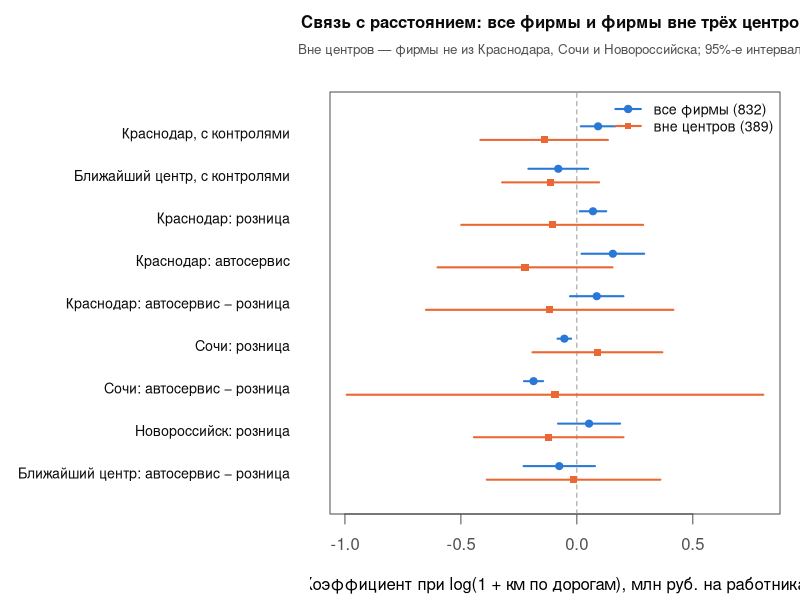

The R source for this figure:
# Регрессии только по фирмам ВНЕ центров (не в Краснодаре, Сочи и Новороссийске).
# Разность доходов и расходов на работника, млн руб.; Краснодарский край, 2023.
#
# Зачем: в полной выборке 443 из 832 фирм зарегистрированы в самих центрах, где
# расстояние равно 0. Тогда коэффициент при log(1 + км) во многом сравнивает
# «центр против остальных», а не показывает, как результат меняется по мере
# удаления. Здесь центры исключены, и связь оценивается только по изменению
# расстояния между нецентральными пунктами. Для сравнения та же связь оценивается
# на полной выборке с индикаторами центров: они «забирают» скачок между центром
# и периферией, и коэффициент расстояния тоже опирается только на нецентральные пункты.
#
# Спецификации, зависимая переменная и кластерные ошибки — как в
# scripts/regression_profit_road.R; каждая модель — с прямым и дорожным расстоянием.
#
# Запуск из корня проекта (нужен только базовый R):
#   source("scripts/regression_profit_noncenter.R")
#
# Результаты (results/):
#   profit_noncenter_sample.csv       — выборки, число фирм и пунктов
#   profit_noncenter_coefficients.csv — все коэффициенты, кластерные ошибки, 95%-е интервалы, p
#   profit_noncenter_summary.csv      — N, число кластеров, R², исключённая фирма
#   profit_noncenter_centers.csv      — коэффициент расстояния для розницы, автосервиса и их разница
#   profit_noncenter_comparison.csv   — полная выборка и выборка вне центров рядом
# и график figures/11_noncenter_vs_full.png.

d0 <- read.csv('data/krasnodar_2023_regression.csv', stringsAsFactors = FALSE)
d0$profit_per_worker <- (d0$revenue - d0$expenditure) / d0$employees_count / 1e6
centers <- c('krasnodar', 'sochi', 'novorossiysk', 'nearest')
types <- c(straight = 'dist', road = 'road')


# ---- 1. Выборки ---------------------------------------------

vars <- c('profit_per_worker', paste0('ln_dist_', centers), paste0('ln_road_', centers),
          'auto', 'small', 'ln_settl_pop', 'settlement_id')
d <- d0[complete.cases(d0[vars]) & is.finite(d0$ln_settl_pop), ]   # общая выборка, как в дорожных моделях
stopifnot(!anyDuplicated(d$tin), all(d$employees_count > 0))

# Индикаторы регистрации в самом центре (расстояние 0 и по прямой, и по дорогам)
d$in_krasnodar    <- as.integer(d$dist_krasnodar == 0)
d$in_sochi        <- as.integer(d$dist_sochi == 0)
d$in_novorossiysk <- as.integer(d$dist_novorossiysk == 0)
stopifnot(all(d$in_krasnodar + d$in_sochi + d$in_novorossiysk == as.integer(d$dist_nearest == 0)),
          all((d$road_nearest == 0) == (d$dist_nearest == 0)))

nc <- d[d$dist_nearest > 0, ]                                         # фирмы вне центров
q <- quantile(nc$profit_per_worker, c(.01, .99))                      # 1% хвостов — внутри этой выборки
nc_trimmed <- nc[nc$profit_per_worker >= q[1] & nc$profit_per_worker <= q[2], ]

n_settl <- function(x) length(unique(x$settlement_id))
sample_log <- data.frame(
  step = c('common_sample', 'excluded_in_krasnodar', 'excluded_in_sochi', 'excluded_in_novorossiysk',
           'noncenter_sample', 'noncenter_trimmed'),
  firms = c(nrow(d), sum(d$in_krasnodar), sum(d$in_sochi), sum(d$in_novorossiysk), nrow(nc), nrow(nc_trimmed)),
  settlements = c(n_settl(d), 1, 1, 1, n_settl(nc), n_settl(nc_trimmed)),
  note = c('832 фирмы, как в regression_profit_road.R', '', '', '',
           'фирмы, зарегистрированные не в Краснодаре, Сочи и Новороссийске',
           sprintf('profit_per_worker в [%.3f; %.3f] млн руб. (1-й и 99-й процентили выборки вне центров)', q[1], q[2])))
print(sample_log, row.names = FALSE)


# ---- 2. Кластерные ошибки и линейные комбинации (как в regression_profit_road.R) ----

cluster_vcov <- function(model, cluster) {
  X <- model.matrix(model); u <- residuals(model)
  n <- nrow(X); k <- ncol(X); g <- length(unique(cluster))
  stopifnot(length(cluster) == n, g > 1, model$rank == k)
  scores <- rowsum(X * u, group = cluster, reorder = FALSE)
  bread <- solve(crossprod(X))
  (g / (g - 1)) * ((n - 1) / (n - k)) * bread %*% crossprod(scores) %*% bread
}
lincom <- function(model, V, L, g) {
  estimate <- sum(L * coef(model)); se <- sqrt(drop(t(L) %*% V %*% L)); critical <- qt(.975, g - 1)
  data.frame(estimate = estimate, se_cluster = se,
             conf_low = estimate - critical * se, conf_high = estimate + critical * se,
             p_value = 2 * pt(abs(estimate / se), g - 1, lower.tail = FALSE))
}


# ---- 3. Спецификации ----------------------------------------

center_dummies <- 'in_krasnodar + in_sochi + in_novorossiysk'
specs <- data.frame(
  model  = c('krasnodar', 'controls', 'interactions', 'nearest', 'trimmed',
             'full_center_dummies', 'full_center_dummies_interactions'),
  center = c('krasnodar', 'krasnodar', 'krasnodar', 'nearest', 'krasnodar', 'krasnodar', 'krasnodar'),
  rhs    = c('X', 'X + auto + small + ln_settl_pop', 'X * (auto + small) + ln_settl_pop',
             'X + auto + small + ln_settl_pop', 'X + auto + small + ln_settl_pop',
             paste('X + auto + small + ln_settl_pop +', center_dummies),
             paste('X * (auto + small) + ln_settl_pop +', center_dummies)),
  sample = c('noncenter', 'noncenter', 'noncenter', 'noncenter', 'noncenter_trimmed', 'full', 'full'),
  stringsAsFactors = FALSE)
for (center in centers) for (smp in c('noncenter', 'noncenter_trimmed', 'noncenter_no_top_cook')) {
  specs <- rbind(specs, data.frame(model = paste(center, smp, 'interactions', sep = '_'), center = center,
                                   rhs = 'X * (auto + small) + ln_settl_pop', sample = smp,
                                   stringsAsFactors = FALSE))
}
make_formula <- function(rhs, type, center) {
  as.formula(paste('profit_per_worker ~', gsub('X', paste0('ln_', type, '_', center), rhs, fixed = TRUE)))
}

# Самая влиятельная фирма (наибольшее расстояние Кука в любой из двух версий модели)
# исключается из обеих версий, чтобы выборки совпадали
top_cook <- list()
for (center in centers) {
  cook <- sapply(types, function(type)
    cooks.distance(lm(make_formula('X * (auto + small) + ln_settl_pop', type, center), data = nc)))
  i <- which.max(apply(cook, 1, max))
  top_cook[[center]] <- list(row = i, label = paste0(nc$tin[i], ' (', nc$settlement[i], ', ',
                                                     nc$industry[i], ', ', round(nc$profit_per_worker[i], 1), ' млн руб.)'))
}


# ---- 4. Оценивание ------------------------------------------

coef_rows <- list(); summary_rows <- list(); center_rows <- list()
for (i in seq_len(nrow(specs))) {
  sp <- specs[i, ]
  data <- switch(sp$sample, full = d, noncenter = nc, noncenter_trimmed = nc_trimmed,
                 noncenter_no_top_cook = nc[-top_cook[[sp$center]]$row, ])
  dropped <- if (sp$sample == 'noncenter_no_top_cook') top_cook[[sp$center]]$label else ''
  g <- n_settl(data)
  for (distance in names(types)) {
    type <- types[[distance]]
    m <- lm(make_formula(sp$rhs, type, sp$center), data = data)
    V <- cluster_vcov(m, data$settlement_id)
    k <- length(coef(m))
    for (j in seq_len(k)) {
      coef_rows[[length(coef_rows) + 1]] <- data.frame(
        distance = distance, model = sp$model, sample = sp$sample,
        term = sub(paste0('ln_', type, '_'), 'ln_distance_', names(coef(m))[j]),
        n = nobs(m), clusters = g, lincom(m, V, replace(rep(0, k), j, 1), g))
    }
    summary_rows[[length(summary_rows) + 1]] <- data.frame(
      distance = distance, model = sp$model, center = sp$center, sample = sp$sample,
      n = nobs(m), clusters = g, r_squared = summary(m)$r.squared, dropped_firm = dropped)
    if (grepl('interactions$', sp$model) && sp$model != 'interactions') {
      x <- paste0('ln_', type, '_', sp$center)
      for (group in c('retail', 'auto', 'difference')) {
        L <- setNames(rep(0, k), names(coef(m)))
        if (group != 'difference') L[x] <- 1
        if (group != 'retail') L[paste0(x, ':auto')] <- 1
        center_rows[[length(center_rows) + 1]] <- data.frame(
          distance = distance, model = sp$model, center = sp$center, sample = sp$sample, group = group,
          n = nobs(m), clusters = g, lincom(m, V, L, g))
      }
    }
  }
}
coefficients <- do.call(rbind, coef_rows)
summary_table <- do.call(rbind, summary_rows)
center_table <- do.call(rbind, center_rows)


# ---- 5. Сравнение с полной выборкой --------------------------

# Полная выборка — из results/profit_road_comparison.csv (scripts/regression_profit_road.R)
full <- read.csv('results/profit_road_comparison.csv', stringsAsFactors = FALSE)
pick_full <- function(model, group) full[full$model == model & full$group == group, ]
pick_nc <- function(model, group, term = NULL) {
  if (is.null(term)) {
    center_table[center_table$model == model & center_table$group == group, ]
  } else {
    x <- coefficients[coefficients$model == model & coefficients$term == term, ]
    x$group <- group; x
  }
}
rows <- list(
  list('Краснодар, с контролями', pick_full('controls', 'all_firms'), pick_nc('controls', 'all_firms', 'ln_distance_krasnodar')),
  list('Ближайший центр, с контролями', pick_full('nearest', 'all_firms'), pick_nc('nearest', 'all_firms', 'ln_distance_nearest')),
  list('Краснодар: розница', pick_full('krasnodar_all_interactions', 'retail'), pick_nc('krasnodar_noncenter_interactions', 'retail')),
  list('Краснодар: автосервис', pick_full('krasnodar_all_interactions', 'auto'), pick_nc('krasnodar_noncenter_interactions', 'auto')),
  list('Краснодар: автосервис − розница', pick_full('krasnodar_all_interactions', 'difference'), pick_nc('krasnodar_noncenter_interactions', 'difference')),
  list('Сочи: розница', pick_full('sochi_all_interactions', 'retail'), pick_nc('sochi_noncenter_interactions', 'retail')),
  list('Сочи: автосервис − розница', pick_full('sochi_all_interactions', 'difference'), pick_nc('sochi_noncenter_interactions', 'difference')),
  list('Новороссийск: розница', pick_full('novorossiysk_all_interactions', 'retail'), pick_nc('novorossiysk_noncenter_interactions', 'retail')),
  list('Ближайший центр: автосервис − розница', pick_full('nearest_all_interactions', 'difference'), pick_nc('nearest_noncenter_interactions', 'difference')))
comparison <- do.call(rbind, lapply(rows, function(r) {
  f <- r[[2]]; nc_est <- r[[3]]
  do.call(rbind, lapply(names(types), function(distance) {
    x <- nc_est[nc_est$distance == distance, ]
    stopifnot(nrow(f) == 1, nrow(x) == 1)
    data.frame(estimate_name = r[[1]], distance = distance,
               full_estimate = f[[paste0(distance, '_estimate')]],
               full_conf_low = f[[paste0(distance, '_conf_low')]],
               full_conf_high = f[[paste0(distance, '_conf_high')]],
               full_p_value = f[[paste0(distance, '_p_value')]], full_n = f$n,
               noncenter_estimate = x$estimate, noncenter_conf_low = x$conf_low,
               noncenter_conf_high = x$conf_high, noncenter_p_value = x$p_value,
               noncenter_n = x$n, noncenter_clusters = x$clusters)
  }))
}))
# Модель на полной выборке с индикаторами центров — для сверки с выборкой вне центров
dummies <- coefficients[coefficients$model == 'full_center_dummies' & coefficients$term == 'ln_distance_krasnodar', ]


# ---- 6. Сохранение и вывод ----------------------------------

write.csv(sample_log, 'results/profit_noncenter_sample.csv', row.names = FALSE)
write.csv(coefficients, 'results/profit_noncenter_coefficients.csv', row.names = FALSE)
write.csv(summary_table, 'results/profit_noncenter_summary.csv', row.names = FALSE)
write.csv(center_table, 'results/profit_noncenter_centers.csv', row.names = FALSE)
write.csv(comparison, 'results/profit_noncenter_comparison.csv', row.names = FALSE)

cat('\nСамые влиятельные фирмы вне центров (исключаются в noncenter_no_top_cook):\n')
for (center in centers) cat(sprintf('  %-13s %s\n', center, top_cook[[center]]$label))
cat('\nПолная выборка против выборки вне центров, млн руб. на работника на единицу log(1 + км):\n')
show <- comparison
show[sapply(show, is.double)] <- lapply(show[sapply(show, is.double)], round, 3)
print(show, row.names = FALSE)
cat('\nКраснодар, с контролями, полная выборка + индикаторы центров:\n')
print(dummies[, c('distance', 'n', 'estimate', 'conf_low', 'conf_high', 'p_value')], row.names = FALSE, digits = 3)


# ---- 7. График: полная выборка и выборка вне центров (расстояние по дорогам) ----

ink <- '#0b0b0b'; ink2 <- '#52514e'
p <- comparison[comparison$distance == 'road', ]
p$y <- rev(seq_len(nrow(p)))
colors <- c(full = '#2a78d6', noncenter = '#eb6834')     # проверены на различимость
shapes <- c(full = 19, noncenter = 15)
off <- 0.16

png('figures/11_noncenter_vs_full.png', width = 1900, height = 1150, res = 180)
par(mar = c(4.3, 1, 1, 1), oma = c(0, 15.5, 3.6, 0), col.axis = ink2, fg = ink2)
plot(NA, xlim = range(c(p$full_conf_low, p$full_conf_high, p$noncenter_conf_low, p$noncenter_conf_high, 0)),
     ylim = c(0.4, nrow(p) + 0.6), yaxt = 'n', ylab = '',
     xlab = 'Коэффициент при log(1 + км по дорогам), млн руб. на работника')
abline(v = 0, col = '#9A9993', lty = 2)
segments(p$full_conf_low, p$y + off, p$full_conf_high, p$y + off, col = colors['full'], lwd = 2)
points(p$full_estimate, p$y + off, pch = shapes['full'], col = colors['full'], cex = 0.95)
segments(p$noncenter_conf_low, p$y - off, p$noncenter_conf_high, p$y - off, col = colors['noncenter'], lwd = 2)
points(p$noncenter_estimate, p$y - off, pch = shapes['noncenter'], col = colors['noncenter'], cex = 0.95)
axis(2, at = p$y, labels = p$estimate_name, las = 1, tick = FALSE, outer = TRUE, cex.axis = 0.85, col.axis = ink)
legend('topright', legend = c(sprintf('все фирмы (%d)', p$full_n[1]),
                                sprintf('вне центров (%d)', p$noncenter_n[1])),
       col = colors, pch = shapes, lwd = 2, bty = 'n', cex = 0.85, text.col = ink)
mtext('Связь с расстоянием: все фирмы и фирмы вне трёх центров',
      side = 3, line = 2, cex = 1, col = ink, font = 2, outer = TRUE)
mtext('Вне центров — фирмы не из Краснодара, Сочи и Новороссийска; 95%-е интервалы',
      side = 3, line = 0.7, cex = 0.8, col = ink2, outer = TRUE)
dev.off()
